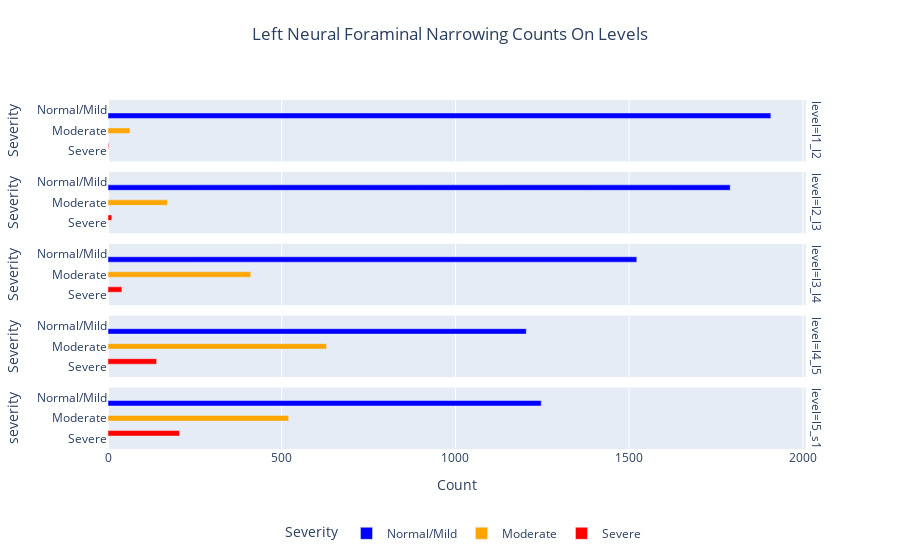

The notebook cell saved with this chart:
### Code cell
visualize_counts(
    df=df_train_left_neural_foraminal_narrowing_counts, 
    disease_name='left_neural_foraminal_narrowing', 
    plotly_title='Left Neural Foraminal Narrowing Counts On Levels')

### Figure 1 — Plotly figure (JSON) as saved in the notebook; plotly's stock layout.template omitted (floating-point values rounded to 4 significant figures)
{"data": [{"alignmentgroup": "True", "hovertemplate": "Severity=%{y}<br>level=l1_l2<br>Count=%{x}<extra></extra>", "legendgroup": "Normal/Mild", "marker": {"color": "blue", "pattern": {"shape": ""}}, "name": "Normal/Mild", "offsetgroup": "Normal/Mild", "orientation": "h", "showlegend": true, "textposition": "auto", "type": "bar", "x": [1908], "xaxis": "x5", "y": ["Normal/Mild"], "yaxis": "y5"}, {"alignmentgroup": "True", "hovertemplate": "Severity=%{y}<br>level=l2_l3<br>Count=%{x}<extra></extra>", "legendgroup": "Normal/Mild", "marker": {"color": "blue", "pattern": {"shape": ""}}, "name": "Normal/Mild", "offsetgroup": "Normal/Mild", "orientation": "h", "showlegend": false, "textposition": "auto", "type": "bar", "x": [1791], "xaxis": "x4", "y": ["Normal/Mild"], "yaxis": "y4"}, {"alignmentgroup": "True", "hovertemplate": "Severity=%{y}<br>level=l3_l4<br>Count=%{x}<extra></extra>", "legendgroup": "Normal/Mild", "marker": {"color": "blue", "pattern": {"shape": ""}}, "name": "Normal/Mild", "offsetgroup": "Normal/Mild", "orientation": "h", "showlegend": false, "textposition": "auto", "type": "bar", "x": [1522], "xaxis": "x3", "y": ["Normal/Mild"], "yaxis": "y3"}, {"alignmentgroup": "True", "hovertemplate": "Severity=%{y}<br>level=l4_l5<br>Count=%{x}<extra></extra>", "legendgroup": "Normal/Mild", "marker": {"color": "blue", "pattern": {"shape": ""}}, "name": "Normal/Mild", "offsetgroup": "Normal/Mild", "orientation": "h", "showlegend": false, "textposition": "auto", "type": "bar", "x": [1204], "xaxis": "x2", "y": ["Normal/Mild"], "yaxis": "y2"}, {"alignmentgroup": "True", "hovertemplate": "Severity=%{y}<br>level=l5_s1<br>Count=%{x}<extra></extra>", "legendgroup": "Normal/Mild", "marker": {"color": "blue", "pattern": {"shape": ""}}, "name": "Normal/Mild", "offsetgroup": "Normal/Mild", "orientation": "h", "showlegend": false, "textposition": "auto", "type": "bar", "x": [1247], "xaxis": "x", "y": ["Normal/Mild"], "yaxis": "y"}, {"alignmentgroup": "True", "hovertemplate": "Severity=%{y}<br>level=l1_l2<br>Count=%{x}<extra></extra>", "legendgroup": "Moderate", "marker": {"color": "orange", "pattern": {"shape": ""}}, "name": "Moderate", "offsetgroup": "Moderate", "orientation": "h", "showlegend": true, "textposition": "auto", "type": "bar", "x": [63], "xaxis": "x5", "y": ["Moderate"], "yaxis": "y5"}, {"alignmentgroup": "True", "hovertemplate": "Severity=%{y}<br>level=l2_l3<br>Count=%{x}<extra></extra>", "legendgroup": "Moderate", "marker": {"color": "orange", "pattern": {"shape": ""}}, "name": "Moderate", "offsetgroup": "Moderate", "orientation": "h", "showlegend": false, "textposition": "auto", "type": "bar", "x": [171], "xaxis": "x4", "y": ["Moderate"], "yaxis": "y4"}, {"alignmentgroup": "True", "hovertemplate": "Severity=%{y}<br>level=l3_l4<br>Count=%{x}<extra></extra>", "legendgroup": "Moderate", "marker": {"color": "orange", "pattern": {"shape": ""}}, "name": "Moderate", "offsetgroup": "Moderate", "orientation": "h", "showlegend": false, "textposition": "auto", "type": "bar", "x": [411], "xaxis": "x3", "y": ["Moderate"], "yaxis": "y3"}, {"alignmentgroup": "True", "hovertemplate": "Severity=%{y}<br>level=l4_l5<br>Count=%{x}<extra></extra>", "legendgroup": "Moderate", "marker": {"color": "orange", "pattern": {"shape": ""}}, "name": "Moderate", "offsetgroup": "Moderate", "orientation": "h", "showlegend": false, "textposition": "auto", "type": "bar", "x": [629], "xaxis": "x2", "y": ["Moderate"], "yaxis": "y2"}, {"alignmentgroup": "True", "hovertemplate": "Severity=%{y}<br>level=l5_s1<br>Count=%{x}<extra></extra>", "legendgroup": "Moderate", "marker": {"color": "orange", "pattern": {"shape": ""}}, "name": "Moderate", "offsetgroup": "Moderate", "orientation": "h", "showlegend": false, "textposition": "auto", "type": "bar", "x": [520], "xaxis": "x", "y": ["Moderate"], "yaxis": "y"}, {"alignmentgroup": "True", "hovertemplate": "Severity=%{y}<br>level=l1_l2<br>Count=%{x}<extra></extra>", "legendgroup": "Severe", "marker": {"color": "red", "pattern": {"shape": ""}}, "name": "Severe", "offsetgroup": "Severe", "orientation": "h", "showlegend": true, "textposition": "auto", "type": "bar", "x": [2], "xaxis": "x5", "y": ["Severe"], "yaxis": "y5"}, {"alignmentgroup": "True", "hovertemplate": "Severity=%{y}<br>level=l2_l3<br>Count=%{x}<extra></extra>", "legendgroup": "Severe", "marker": {"color": "red", "pattern": {"shape": ""}}, "name": "Severe", "offsetgroup": "Severe", "orientation": "h", "showlegend": false, "textposition": "auto", "type": "bar", "x": [11], "xaxis": "x4", "y": ["Severe"], "yaxis": "y4"}, {"alignmentgroup": "True", "hovertemplate": "Severity=%{y}<br>level=l3_l4<br>Count=%{x}<extra></extra>", "legendgroup": "Severe", "marker": {"color": "red", "pattern": {"shape": ""}}, "name": "Severe", "offsetgroup": "Severe", "orientation": "h", "showlegend": false, "textposition": "auto", "type": "bar", "x": [40], "xaxis": "x3", "y": ["Severe"], "yaxis": "y3"}, {"alignmentgroup": "True", "hovertemplate": "Severity=%{y}<br>level=l4_l5<br>Count=%{x}<extra></extra>", "legendgroup": "Severe", "marker": {"color": "red", "pattern": {"shape": ""}}, "name": "Severe", "offsetgroup": "Severe", "orientation": "h", "showlegend": false, "textposition": "auto", "type": "bar", "x": [140], "xaxis": "x2", "y": ["Severe"], "yaxis": "y2"}, {"alignmentgroup": "True", "hovertemplate": "Severity=%{y}<br>level=l5_s1<br>Count=%{x}<extra></extra>", "legendgroup": "Severe", "marker": {"color": "red", "pattern": {"shape": ""}}, "name": "Severe", "offsetgroup": "Severe", "orientation": "h", "showlegend": false, "textposition": "auto", "type": "bar", "x": [206], "xaxis": "x", "y": ["Severe"], "yaxis": "y"}], "layout": {"annotations": [{"font": {}, "showarrow": false, "text": "level=l5_s1", "textangle": 90, "x": 0.98, "xanchor": "left", "xref": "paper", "y": 0.088, "yanchor": "middle", "yref": "paper"}, {"font": {}, "showarrow": false, "text": "level=l4_l5", "textangle": 90, "x": 0.98, "xanchor": "left", "xref": "paper", "y": 0.294, "yanchor": "middle", "yref": "paper"}, {"font": {}, "showarrow": false, "text": "level=l3_l4", "textangle": 90, "x": 0.98, "xanchor": "left", "xref": "paper", "y": 0.5, "yanchor": "middle", "yref": "paper"}, {"font": {}, "showarrow": false, "text": "level=l2_l3", "textangle": 90, "x": 0.98, "xanchor": "left", "xref": "paper", "y": 0.706, "yanchor": "middle", "yref": "paper"}, {"font": {}, "showarrow": false, "text": "level=l1_l2", "textangle": 90, "x": 0.98, "xanchor": "left", "xref": "paper", "y": 0.912, "yanchor": "middle", "yref": "paper"}], "autosize": true, "barmode": "group", "legend": {"orientation": "h", "title": {"text": "Severity"}, "tracegroupgap": 0, "x": 0.5, "xanchor": "center", "y": -0.2, "yanchor": "top"}, "title": {"pad": {"b": 20}, "text": "Left Neural Foraminal Narrowing Counts On Levels", "x": 0.5, "xanchor": "center", "y": 0.95, "yanchor": "top"}, "xaxis": {"anchor": "y", "autorange": true, "domain": [0, 0.98], "range": [0, 2008.0], "title": {"text": "Count"}, "type": "linear"}, "xaxis2": {"anchor": "y2", "autorange": true, "domain": [0, 0.98], "matches": "x", "range": [0, 2008.0], "showticklabels": false, "type": "linear"}, "xaxis3": {"anchor": "y3", "autorange": true, "domain": [0, 0.98], "matches": "x", "range": [0, 2008.0], "showticklabels": false, "type": "linear"}, "xaxis4": {"anchor": "y4", "autorange": true, "domain": [0, 0.98], "matches": "x", "range": [0, 2008.0], "showticklabels": false, "type": "linear"}, "xaxis5": {"anchor": "y5", "autorange": true, "domain": [0, 0.98], "matches": "x", "range": [0, 2008.0], "showticklabels": false, "type": "linear"}, "yaxis": {"anchor": "x", "autorange": true, "categoryarray": ["Severe", "Moderate", "Normal/Mild"], "categoryorder": "array", "domain": [0, 0.176], "range": [-0.5, 2.5], "title": {"text": "severity"}, "type": "category"}, "yaxis2": {"anchor": "x2", "autorange": true, "categoryarray": ["Severe", "Moderate", "Normal/Mild"], "categoryorder": "array", "domain": [0.206, 0.382], "matches": "y", "range": [-0.5, 2.5], "title": {"text": "Severity"}, "type": "category"}, "yaxis3": {"anchor": "x3", "autorange": true, "categoryarray": ["Severe", "Moderate", "Normal/Mild"], "categoryorder": "array", "domain": [0.412, 0.588], "matches": "y", "range": [-0.5, 2.5], "title": {"text": "Severity"}, "type": "category"}, "yaxis4": {"anchor": "x4", "autorange": true, "categoryarray": ["Severe", "Moderate", "Normal/Mild"], "categoryorder": "array", "domain": [0.618, 0.794], "matches": "y", "range": [-0.5, 2.5], "title": {"text": "Severity"}, "type": "category"}, "yaxis5": {"anchor": "x5", "autorange": true, "categoryarray": ["Severe", "Moderate", "Normal/Mild"], "categoryorder": "array", "domain": [0.824, 1], "matches": "y", "range": [-0.5, 2.5], "title": {"text": "Severity"}, "type": "category"}}}
